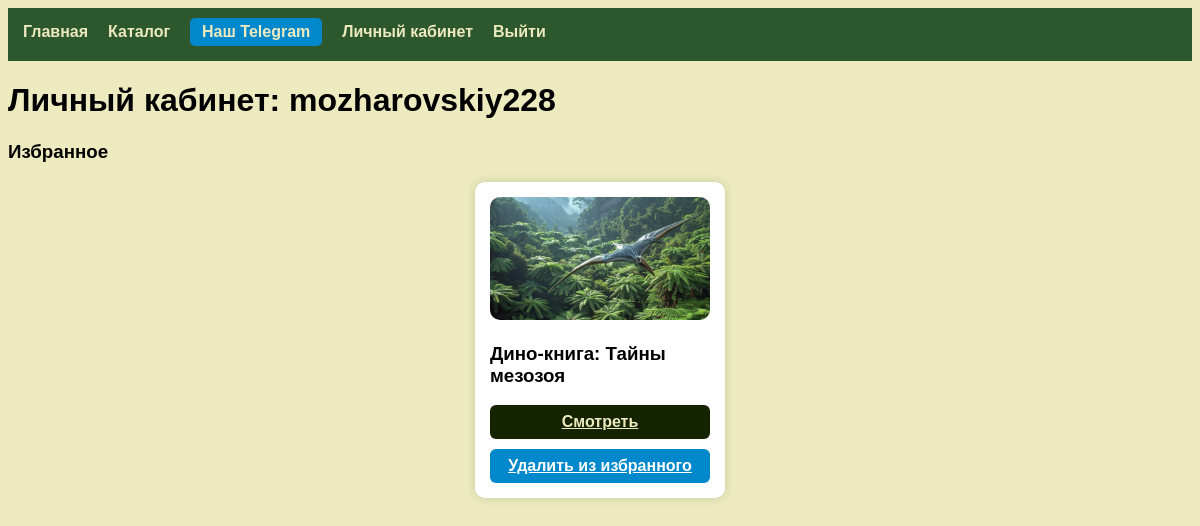
The page /dashboard (signed in) on the database its author committed.
### models.py (models this page shows)
class User(db.Model):
    id = db.Column(db.Integer, primary_key=True)  # Уникальный ID
    username = db.Column(db.String(50), unique=True, nullable=False)  # Имя пользователя
    email = db.Column(db.String(120), unique=True, nullable=False)  # Email
    password = db.Column(db.String(200), nullable=False)  # Хэш пароля
    favorites = db.relationship('Favorite', backref='user', lazy=True)  # Связь с избранным

class Favorite(db.Model):
    id = db.Column(db.Integer, primary_key=True)  # Уникальный ID
    user_id = db.Column(db.Integer, db.ForeignKey('user.id'), nullable=False)  # Пользователь
    content_id = db.Column(db.Integer, db.ForeignKey('content.id'), nullable=False)  # Контент
    content = db.relationship('Content')  # Связь с объектом Content

class Content(db.Model):
    id = db.Column(db.Integer, primary_key=True)  # Уникальный ID
    title = db.Column(db.String(200), nullable=False)  # Название
    year = db.Column(db.Integer)  # Год выпуска
    genre = db.Column(db.String(120))  # Жанр
    category = db.Column(db.String(50))  # Категория (Фильм, Сериал, Комикс и т.д.)
    description = db.Column(db.Text)  # Описание
    poster = db.Column(db.String(300))  # Ссылка на постер
    trailer = db.Column(db.String(300))  # Ссылка на трейлер
    is_featured = db.Column(db.Boolean, default=False)  # Показывать на главной

### app.py (the view)
@app.route('/dashboard')
def dashboard():
    if 'user_id' not in session:
        flash("Сначала войдите в аккаунт")
        return redirect(url_for('login'))
    user = User.query.get(session['user_id'])
    if user is None:
        session.clear()
        flash("Сессия устарела. Пожалуйста, войдите заново.")
        return redirect(url_for('login'))
    favorites = Favorite.query.filter_by(user_id=user.id).all()
    return render_template('dashboard.html', name=user.username, favorites=favorites)

### app.py (called while the page is built)
@app.context_processor
def inject_telegram():
    return dict(telegram_link="https://t.me/dino_log_channel")

### templates/dashboard.html
{% extends 'base.html' %}
{% block content %}
<h1>Личный кабинет: {{ name }}</h1>
<h3>Избранное</h3>
<div class='grid'>
{% for fav in favorites %}
  <div class='card'>
      <img src='{{ fav.content.poster }}' class='poster'>
      <h3>{{ fav.content.title }}</h3>
      <a href='/movie/{{ fav.content.id }}' class='btn'>Смотреть</a>
      <a href='/favorite/{{ fav.content.id }}' class='btn btn-fav'>Удалить из избранного</a>
  </div>
{% else %}
<p>У вас нет избранных фильмов</p>
{% endfor %}
</div>
{% endblock %}

### static/style_new.css (style rules this page uses)
:root { --leaf-green: #2D572C; --spring-green: #ECEABE; --deep-olive: #142300; --text-dark: #000000; }
body { background: var(--spring-green); color: var(--text-dark); font-family: Arial, sans-serif; }
.grid { display: flex; gap: 20px; flex-wrap: wrap; justify-content: center; }
.card { background: #ffffff; padding: 15px; border-radius: 10px; width: 220px; color: var(--text-dark); box-shadow: 0 0 10px rgba(45, 87, 44, 0.2); }
.poster { width: 100%; border-radius: 10px; }
.btn { display: block; margin-top: 10px; background: var(--deep-olive); color: var(--spring-green); padding: 8px; text-align: center; border-radius: 6px; font-weight: bold; transition: background 0.3s; }
.btn-fav { background: #0088cc; color: #fff; }

### rows shown on the page
User: username "mozharovskiy228"
Favorite: content.poster (picture), content "Дино-книга: Тайны мезозоя"
